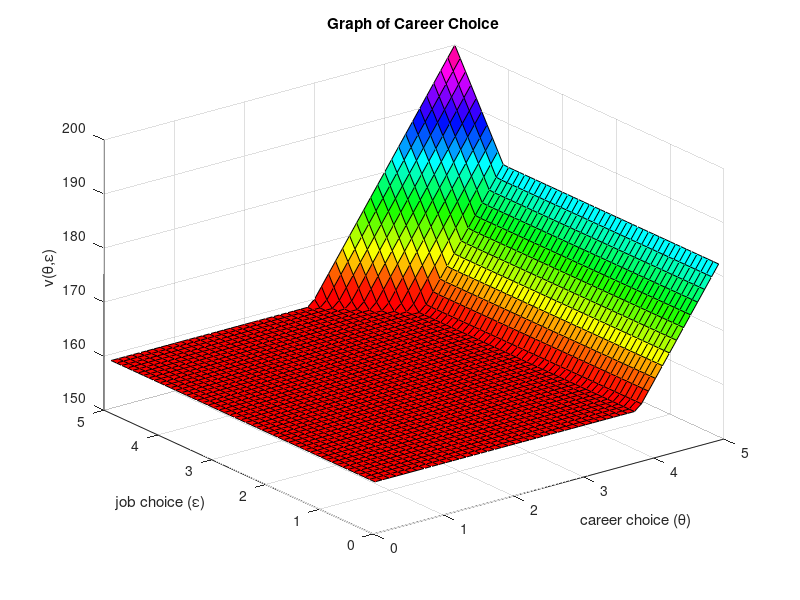
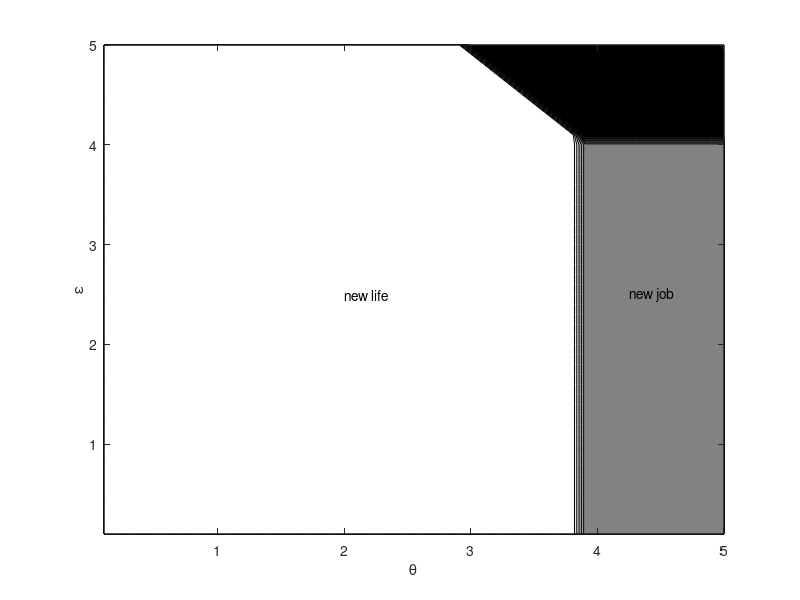

The MATLAB source for these figures, in order:
%% neal2.m%%  amended version, tjs Sept 13, 2001%% corrections to match value functions in the text (Chao had used old ones%% before we changed the model.%% %% this version generates graphs neal1.new.eps and neal2new.eps for the second%% printing%%%%%%%%%%%%%%%%%%%%%%%%%%%%%%%%%%%%%%%%%%%%%%%%%%%%%%%%%%%%%%%%%%%%%%%%%%%%%			Neal's model of career choice%%%%%%%%%%%%%%%%%%%%%%%%%%%%%%%%%%%%%%%%%%%%%%%%%%%%%%%%%%%%%%%%%%%%%%%%%%%%%  %%  Neal's worker chooses career, job(theta,epsilon) pair given the distribution %  of career and job, which is uniform in this program. He can either reject %  current pair in hand, or reject current job and keep career, or retain his%  existing paircleardiary neal.outdisp('model of carrer choice');disp('');%%  set parameter values%%   form job and career grid%   % maxjob = 1.0;                     % maximum value of job grid     maxjob=5.0;  incjob=.1;  %incjob = 0.1;                     % size of job grid incrementsnjob = round(maxjob/incjob);      % number of grid points%epsilon = [0.1:0.1:1.0]';         % the states of jobepsilon=(incjob:incjob:maxjob)';maxcar = 5.0;                     % maximum value of career grid   inccar = 0.1;                     % size of career grid incrementsncar = round(maxcar/inccar);      % number of grid pointstheta = (inccar:inccar:5.0)';           % the states of careern=njob;% uniform distributionsfprob = (1/n)*ones(n,1);           % probability of states of jobs   gprob =(1/n)*ones(n,1);           % probability of states of careers beta=0.95;   %   %  initialize some variables   %   v       = zeros(n);         decis   = zeros(1,n*n); % written into row vector for future use   iter    = 0;   test    = 10;      %  iterate on Bellman's equation and get the decision    %  rules and the value function at the optimum            %   while test ~= 0            %  value function v will be n by n matrix, its (i,j) element denotes the maximum      %  value given the ith career and jth job in hand            v1 = (theta*ones(1,n)+ones(n,1)*epsilon')/(1-beta); % value of not drawing       v2 = theta*ones(1,n)+(ones(n,1)*epsilon'+beta*v)*fprob*ones(1,n); % value of drawing a new job      v3 = gprob'*(theta*ones(1,n)+ones(n,1)*epsilon'+beta*v)*fprob*ones(n,n); % value of drawing both job and career            v11 = reshape(v1,[1 n*n]); %      v22 = reshape(v2,[1 n*n]); % reshape values into 1 by n*n vector, first by       v33 = reshape(v3,[1 n*n]); % careers, then by jobs            vstack = [v11;v22;v33]; % stack value functions for comparation across column            [tvstack,tdecis] = max(vstack);                   tv = reshape(tvstack,[n n]);      test=max(any(tdecis-decis));      v=tv;      decis=tdecis;      iter=iter+1;         end      % decis=1 means value of not drawing is highest   % decis=2 means value of redrawing a job is highest   % decis=3 means value of redrawing both is highestdecis = reshape(decis,[n n]); disp('v')vdisp('decis')decis[x,y] = meshgrid(theta,epsilon);colormap(hsv)surf(x,y,v')title('Graph of Career Choice')xlabel('career choice (\theta)')ylabel('job choice (\epsilon)')zlabel('v(\theta,\epsilon)')print -depsc neal1newfigure(2)contourf(theta,epsilon,decis')%caxis([-5 5])%colormap(cool)colormap(gray)text(2,2.5,'new life')text(4.25,2.5,'new job')xlabel('\theta'), ylabel('\epsilon')print -depsc neal2newreturnfigure[x,y] = meshgrid(theta,epsilon);colormap(cool)surf(x,y,decis')title('Graph of Career Choice')xlabel('career choice')ylabel('job choice')zlabel('decision rule of career-job pair')diary off